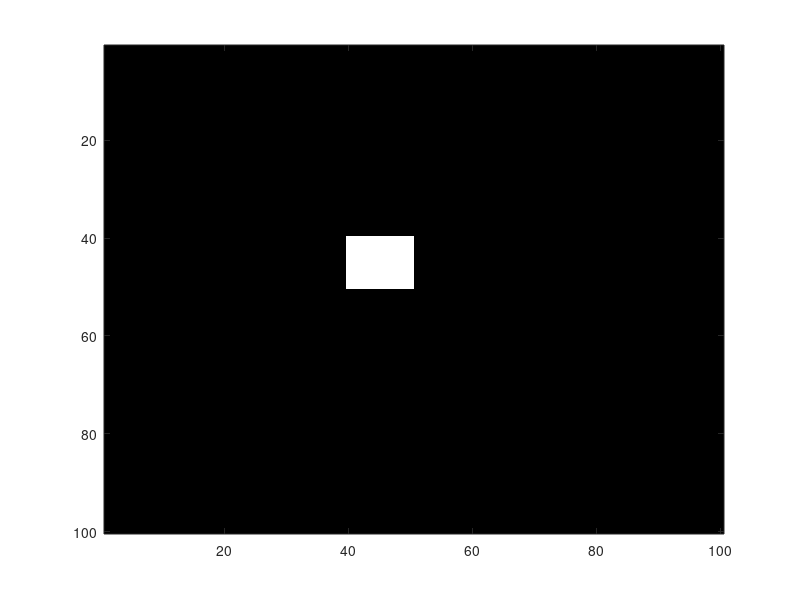
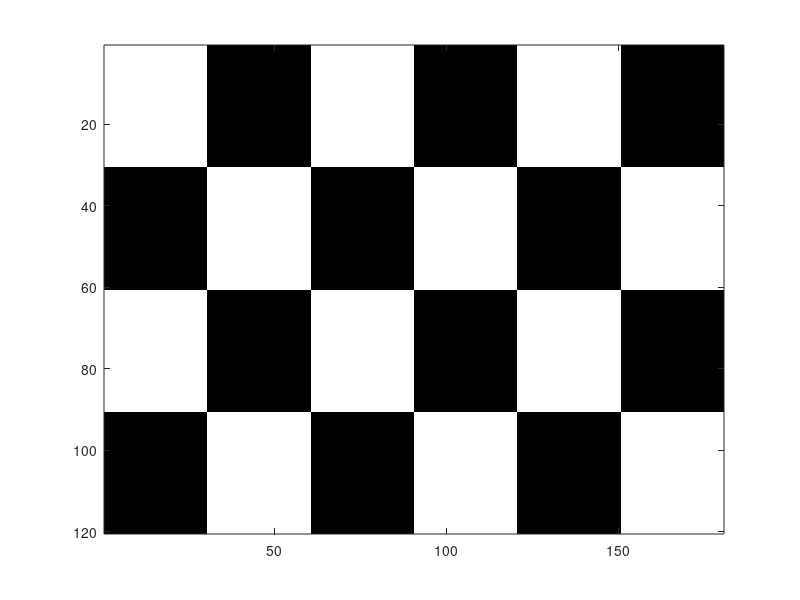

Reproduce these figures in MATLAB, in order.


% -----------  Example 5 ---------------- %
% Generating a matrix of random numbers
A = rand(3,4)


% -----------  Example 6 ---------------- %
% In the matrix B, find the elements larger than 30, and replece them by -1 

B = [ 2 4 6 8 9; 7 8 34 6 23 ; 3 5 78 4 2]

% a C/C++ based solution

[L C] = size(B);

for i = 1 : L
    for j = 1 : C
        if B(i,j) > 30
            B(i,j) = -1
        end
    end
end
B

% A matlab/Python solution

B = [ 2 4 6 8 9; 7 8 34 6 23 ; 3 5 78 4 2];

B(find(B>30))=-1


% -----------  Example 7 ---------------- %
% Given two matrices B and D,compute a element wis division of B by D
B = [ 2 4 6 8 9; 7 8 34 6 23 ; 3 5 78 4 2];
D = [3 46 8 2 13; 1 54 18 43 55; 12 2 56 8 2]

% A C/C++ based solution
[L C] = size(D);

for i = 1 : L
    for j = 1 : C
        R(i,j) = B(i,j)/D(i,j);
    end
end
R

% A matlab/Python solution
R1 = B./D

% -----------  Example 8 ---------------- %
% Changing the shape of a given vector/array
F = [1 2 3 4; 5 6 7 8; 9 10 11 12]
F(:)
reshape(F,12,1)
reshape(F,1,12)
reshape(F,4,3)


% -----------  Example 9 ---------------- %
%Quick access to the contens of an array (G) and a matrix (I)
G = [2 45 2 5 7 5 2 2 5 89 5 32 ]
G(1:end)
G(1:2:end)
G(1:4:end)

I = [1 2 3 4 5; 6 7 8 9 10; 11 12 14 14 15];

I(1,:)
I(:,1)
I(2,:)
I(:,2)

% -----------  Example 10 ---------------- %
% Given a matrix H, build a new matrix H_inv, that contains the lines in
% the reverse order

H = [1 2 3 4 5; 6 7 8 9 10; 11 12 13 14 15] 

H_inv = [];

% a C/C++ based solution
[L C] = size(H) 
for i = 1 : L
    k = L-i+1;
    H_inv(k,:) = H(i,:);
end
H_inv

% A matlab/Python solution
H1 = flipud(H)
% see also the function "fliplr.m"

% -----------  Example 11 ---------------- %
% construct black image with a white square

I = zeros(100,100);

% A c/C++ based solution
for L = 40:50
    for C = 40: 50
        I(L,C) = 1;
    end
end

% A matlab/Python solution
I(40:50,40:50) = 1;
figure;imagesc(I); colormap('gray');


% -----------  Example 12 ---------------- %
% construct a chess table 

One  = ones(30);
Zero = zeros(30);

Line1 = [  One Zero One Zero One Zero ];
Line2 = [ Zero  One Zero One Zero One ];

Chess  = [Line1; Line2; Line1; Line2];

figure; 
imagesc(Chess); colormap gray; hold on



        
    
    



